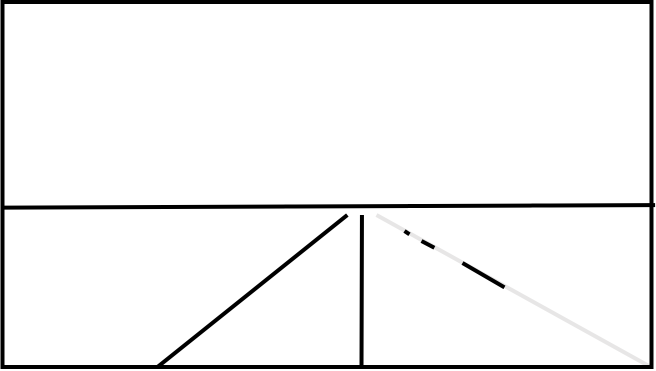
#> input picture calibration_image_HighwayTest1.png, 1312 x 742 px, given in place of FNTestCenter.mp4, which was not available (shown at 1/2 size)
$ python Lanedetection.py
#> lines starting #> are read from the running program, lines starting #| are printed output that depends on the picture; after the words box and inside, x2 and y2 are one past the last pixel; in counts of white or black regions, pixels touching at a corner belong together; pictures that were not available may be replaced by others from this repository, and a replacement may not be noted
#> in main, image is the input picture: shape (742, 1312, 3); mean B, G, R 241.8, 241.8, 241.8
import cv2
import numpy as np
import time

# [6 lines left out: function resize_crop_frame, not called in this run]

def image_changes(image):


	edit_image = cv2.cvtColor(image, cv2.COLOR_BGR2GRAY)

	unsharp_image = cv2.addWeighted(edit_image, 1.5, edit_image, -0.5, 0, edit_image)

	thresh = 240

	edit_image = cv2.threshold(edit_image, thresh, 255, cv2.THRESH_BINARY)[1]

	edit_image = cv2.dilate(edit_image, (7,7))

	#cv2.imshow("thresh", edit_image)

	#edit_image = cv2.Canny(edit_image,200,400)

	#edit_image = cv2.GaussianBlur(edit_image, (3,3), 0 )


	return edit_image

# [124 lines left out: functions find_lines, line_grouping, create_single_line, draw_single_lines, not called in this run]


def BirdsEyeView(image):

	image = cv2.resize(image, (1280, 720))
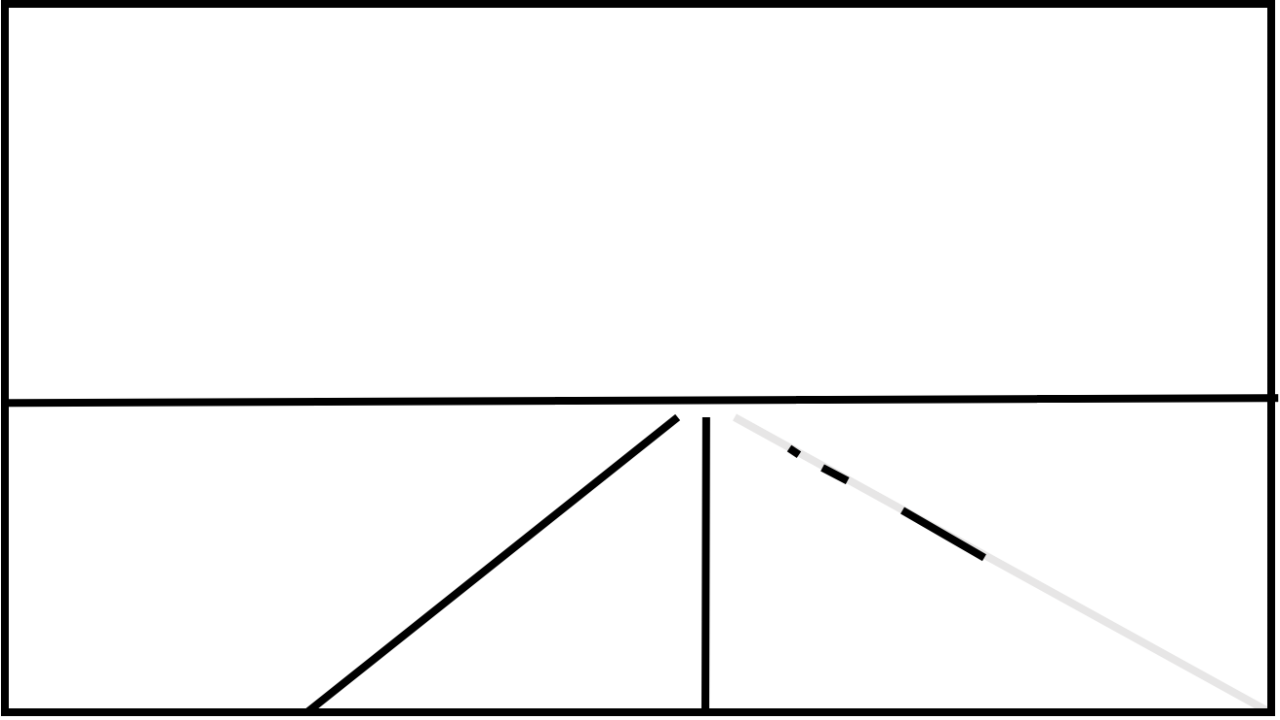
#> image: shape (720, 1280, 3); mean of channels 0, 1, 2 241.8, 241.8, 241.8; drawn as B, G, R

	mage = image[0:600, 220:1280]
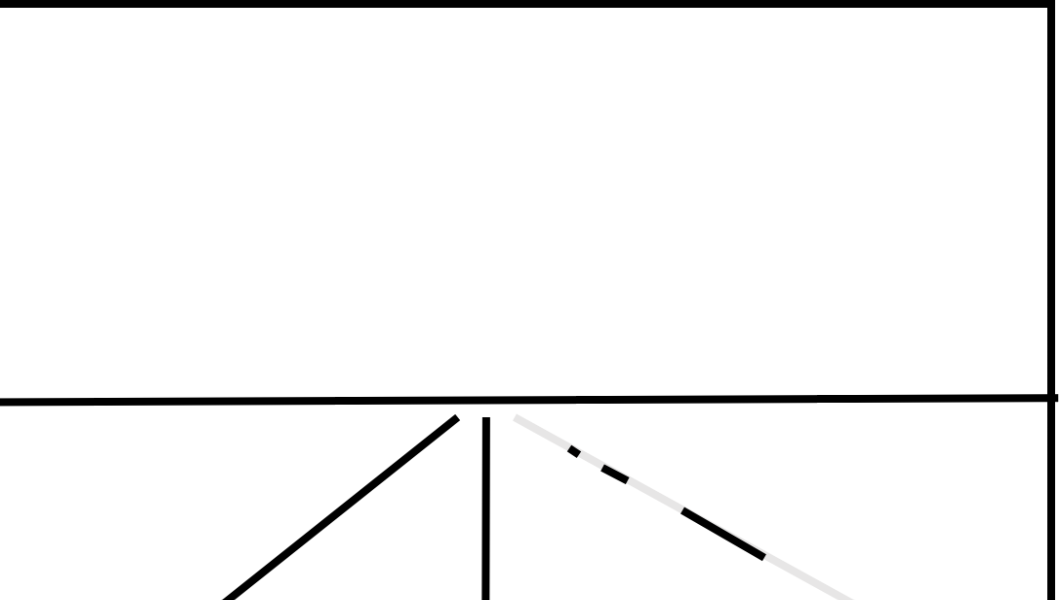
#> mage: shape (600, 1060, 3); mean of channels 0, 1, 2 244.6, 244.6, 244.6; drawn as B, G, R

	image = cv2.resize(image, (1280, 720))

	img_size = (1000, 480)

	src = np.float32([[0, 600], [1280, 600], [0, 400], [1280, 400]])

	dst = np.float32([[390, 500], [610, 500], [-180, -50], [1180, -50]])


	M = cv2.getPerspectiveTransform(src, dst)

	Minv = cv2.getPerspectiveTransform(dst, src)

	warped = cv2.warpPerspective(image, M, img_size)
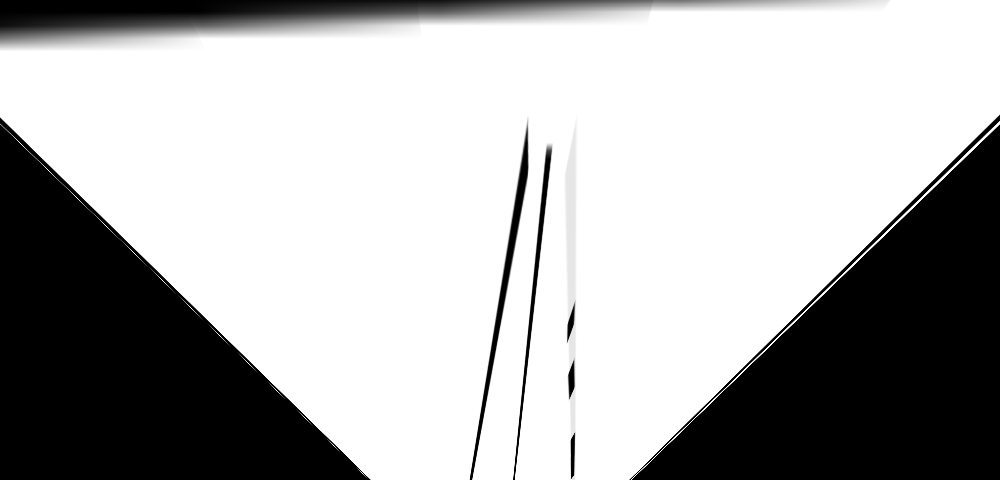
#> warped: shape (480, 1000, 3); mean of channels 0, 1, 2 174.3, 174.3, 174.3; drawn as B, G, R

	return warped


def lane_line_detect(image):

	BirdeyeImage = BirdsEyeView(image)

	edit_image = image_changes(BirdeyeImage)
#> in image_changes, `edit_image = cv2.threshold(edit_image, thresh, 255, cv2.THRESH_BINARY)..`:
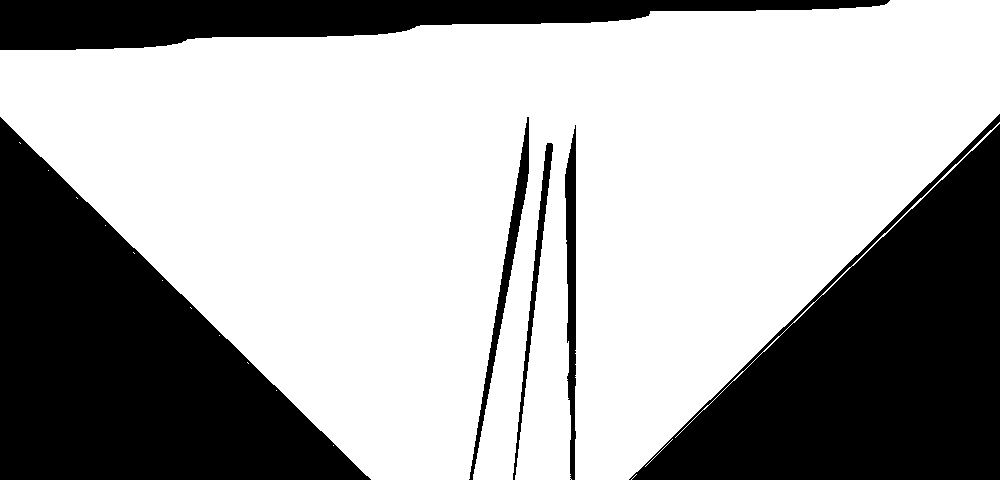
#> edit_image: shape (480, 1000); 65.3% white; 6 black regions, box (x1, y1, x2, y2) and area: (0, 117, 371, 480) 67358, (629, 114, 1000, 480) 67299, (0, 0, 890, 50) 24945, (565, 125, 576, 480) 2641, (469, 117, 529, 480) 2527, (513, 143, 553, 480) 1616
#> in image_changes, `edit_image = cv2.dilate(edit_image, (7,7))`:
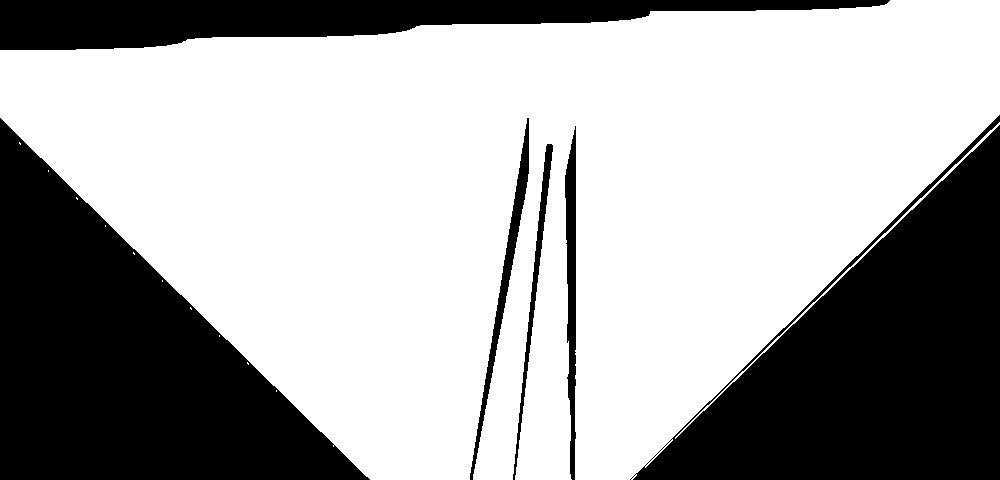
#> edit_image: shape (480, 1000); 65.6% white; 6 black regions, box (x1, y1, x2, y2) and area: (0, 118, 370, 480) 66971, (630, 115, 1000, 480) 66570, (0, 0, 890, 50) 24945, (565, 126, 576, 480) 2614, (470, 118, 529, 480) 2467, (513, 144, 553, 480) 1576

	#line_list = find_lines(edit_image, BirdeyeImage)

	#grouped_list = line_grouping(line_list)

	#draw_single_lines(grouped_list, cropped_image)

	return edit_image


def main():

	crop_ratio = 0.55
	desired_x = 1024

	video = cv2.VideoCapture('FNTestCenter.mp4')

	while True:

		start = time.clock()

		flag, image = video.read()


		#image = resize_crop_frame(image, desired_x, crop_ratio)

		cv2.imshow("normal", image)

		BirdeyeImage = BirdsEyeView(image)

		# [12 lines of commented-out code are left out]


		edit_image = lane_line_detect(image)
		'''

		edit_image = image_changes(BirdeyeImage)


		cv2.imshow("edit", edit_image)

		#cv2.imshow("edited", edit_image)

		#time_elapsed = time.clock() - start

		#print("Edited in:", time_elapsed)

		line_list = find_lines(edit_image, BirdeyeImage)

		# [11 lines of commented-out code are left out]

		'''


		cv2.imshow("Edit", BirdeyeImage)

		cv2.imshow("Edit2", edit_image)
		cv2.waitKey(10)

		#time_elapsed = time.clock() - start

		#print("Total:", time_elapsed)


if True:
	main()
